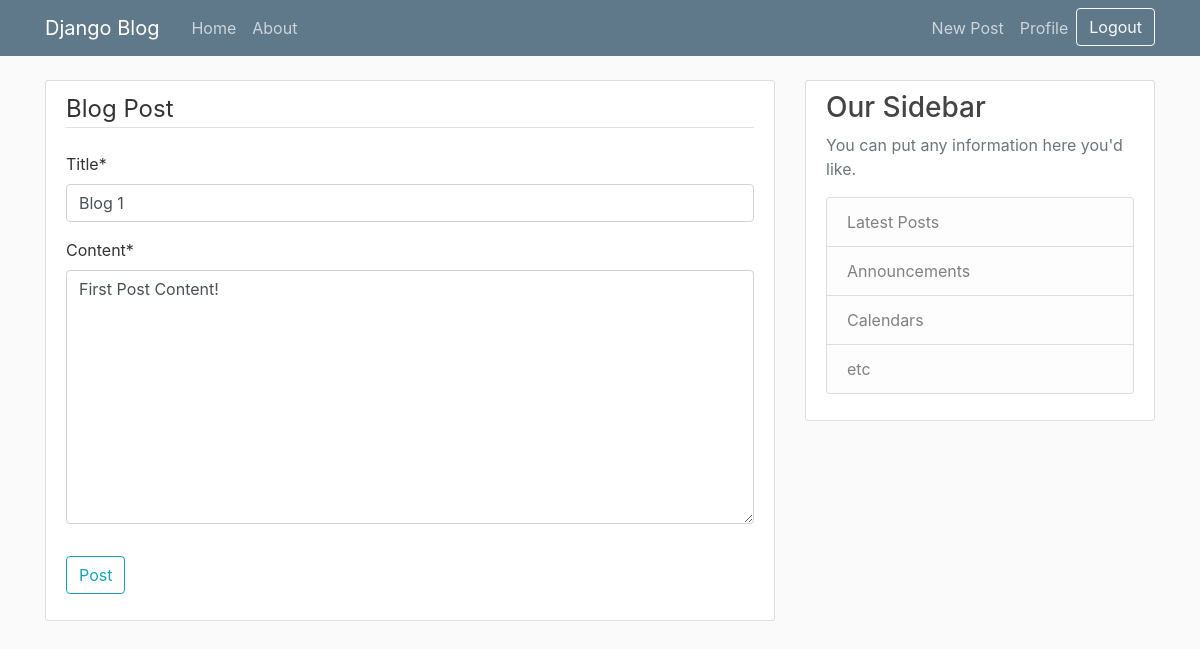
/post/1/update/ (signed in), run on an earlier commit of the app's database.
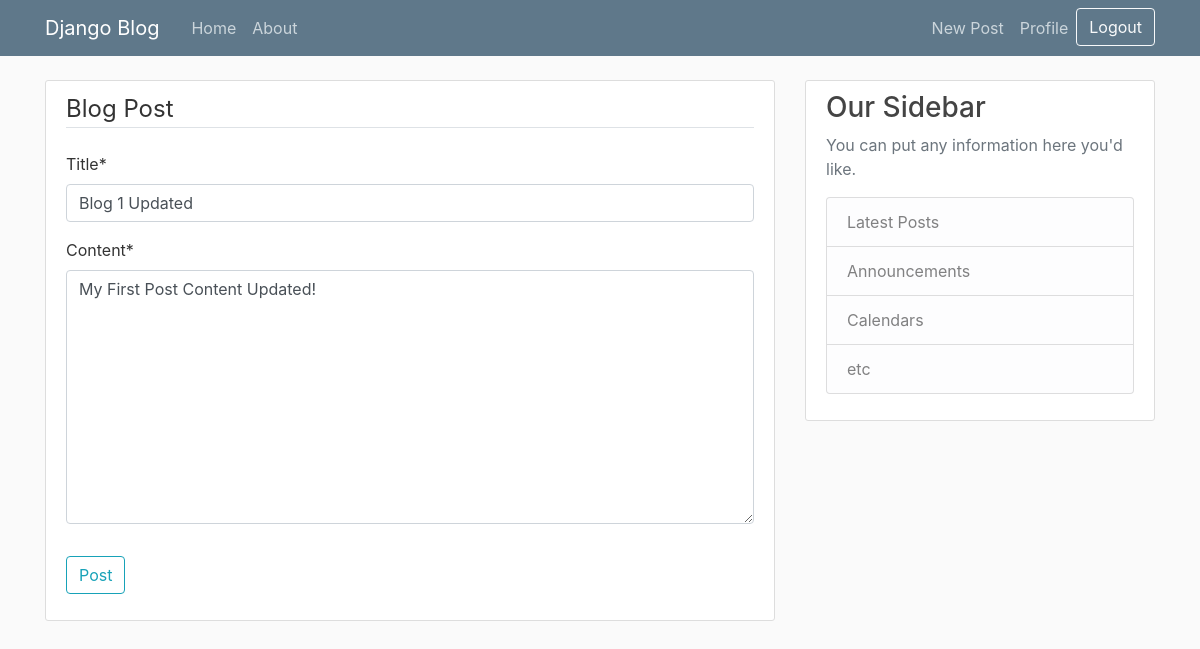
And on a later commit of the database.
### blog/models.py (models this page shows, shortened)
class Post(models.Model):
	title = models.CharField(max_length=100)
	content = models.TextField()
	date_posted = models.DateTimeField(default=timezone.now)
	author = models.ForeignKey(User, on_delete=models.CASCADE)

### blog/views.py (the view, shortened to what this page needs)
# urls.py: path('post/<int:pk>/update/', PostUpdateView.as_view(), name='post-update'),
class PostUpdateView(LoginRequiredMixin, UserPassesTestMixin, UpdateView):
	model = Post
	fields = ['title', 'content']
	def test_func(self):
		post = self.get_object()
		if self.request.user == post.author:
			return True
		return False

### blog/templates/blog/post_form.html (shortened to what this page needs)
{% extends 'blog/base.html' %}
{% load crispy_forms_tags %}
{% block content %}
	<div class="content-section">
		<form method="POST">
			<fieldset class="form-group">
				<legend class="border-bottom mb-4">Blog Post</legend>
				{{ form|crispy }}
			</fieldset>
			<div class="form-group">
				<button class="btn btn-outline-info" type="submit">Post</button>
			</div>
		</form>
	</div>
{% endblock content%}

What changed in the data, as far as the page shows it:
changed Post: title "Blog 1" → "Blog 1 Updated"; content "First Post Content!" → "My First Post Content Updated!"
